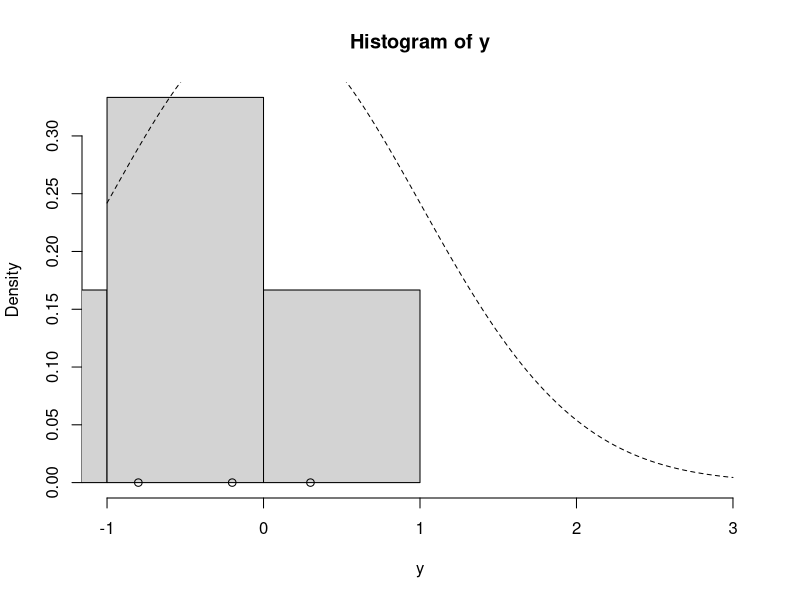

Source code (R): (Note: this script raises an error after producing the figure.)
# y = c(1.2, 1.4, -0.5, 0.3, 0.9, 2.3, 1.0, 0.1, 1.3, 1.9)
y = c(-0.2, -1.5, -5.3, 0.3, -0.8, -2.2)
ybar = mean(y)
n = length(y)

## prior
prior = list()

prior$mu_0 = 0.0
prior$sig2_0 = 1.0

prior$n_0 = 2.0 # Estimated prior sample size
prior$s2_0 = 1.0 # Prior guess
prior$nu_0 = prior$n_0 /2.0
prior$beta_0 = prior$n_0 * prior$s2_0 / 2.0

hist(y, freq=FALSE, xlim=c(-1.0, 3.0))
curve(dnorm(x=x, mean=prior$mu_0, sd=sqrt(prior$sig2_0)), lty=2, add=TRUE)
points(y, rep(0,n), pch=1)
points(ybar, 0, pch=19)


set.seed(53)

init = list()
init$mu = 0.0

post = gibbs(y=y, n_iter=5e3, init=init, prior=prior)
head(post)
tail(post)

library("coda")
plot(as.mcmc(post))


mean(post[,1])
mean(post[,2])
summary(post[,2])
quantile(post[,2], 0.975)
quantile(post[,2], 0.025)
